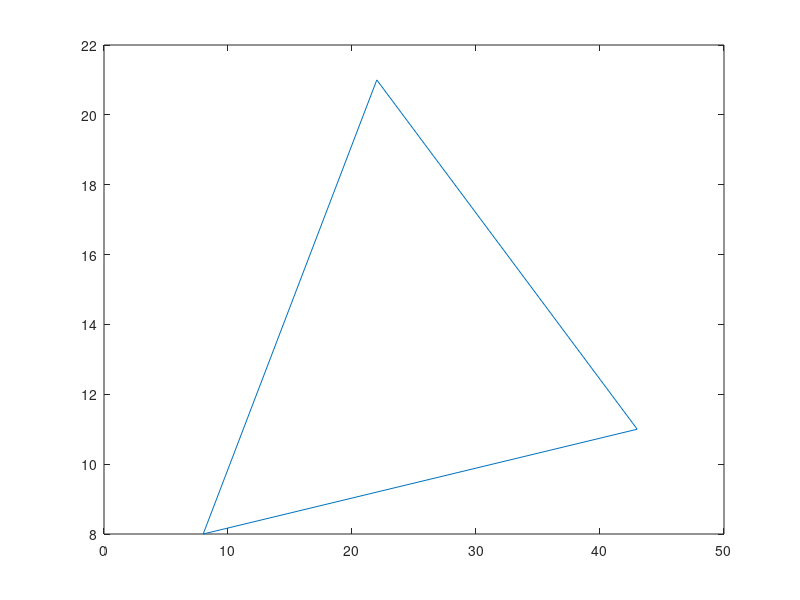

MATLAB code for this plot:
% Plotting randon triangles

gca.XLim(1) =-5;
gca.Xlim(2) = 55;

gca.YLim = [-5 55];

x = randi(50,1,3);
y = randi(50,1,3);

x = [x x(1)];
y = [y y(1)];

plot(x,y)